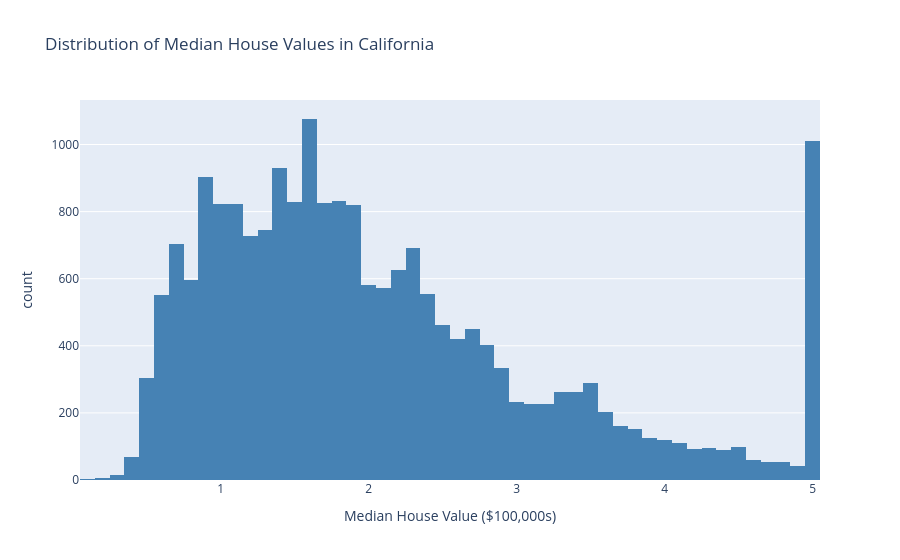

Notebook cell for this chart:
### Code cell
# Visualise the distribution of house prices (our target variable)
# This tells us what we are trying to predict
fig = px.histogram(
    df, 
    x='MedHouseVal', 
    nbins=50,
    title='Distribution of Median House Values in California',
    labels={'MedHouseVal': 'Median House Value ($100,000s)'},
    color_discrete_sequence=['steelblue']
)
fig.show()

### Figure 1 — Plotly figure (JSON) as saved in the notebook; plotly's stock layout.template omitted (floating-point values rounded to 4 significant figures; data arrays with more than 128 entries replaced by an {"elided": "..."} marker saying what was removed)
{"data": [{"bingroup": "x", "hovertemplate": "Median House Value ($100,000s)=%{x}<br>count=%{y}<extra></extra>", "legendgroup": "", "marker": {"color": "steelblue", "pattern": {"shape": ""}}, "name": "", "nbinsx": 50, "orientation": "v", "showlegend": false, "type": "histogram", "x": {"elided": "20640 float values"}, "xaxis": "x", "yaxis": "y"}], "layout": {"barmode": "relative", "legend": {"tracegroupgap": 0}, "title": {"text": "Distribution of Median House Values in California"}, "xaxis": {"anchor": "y", "domain": [0, 1], "title": {"text": "Median House Value ($100,000s)"}}, "yaxis": {"anchor": "x", "domain": [0, 1], "title": {"text": "count"}}}}
